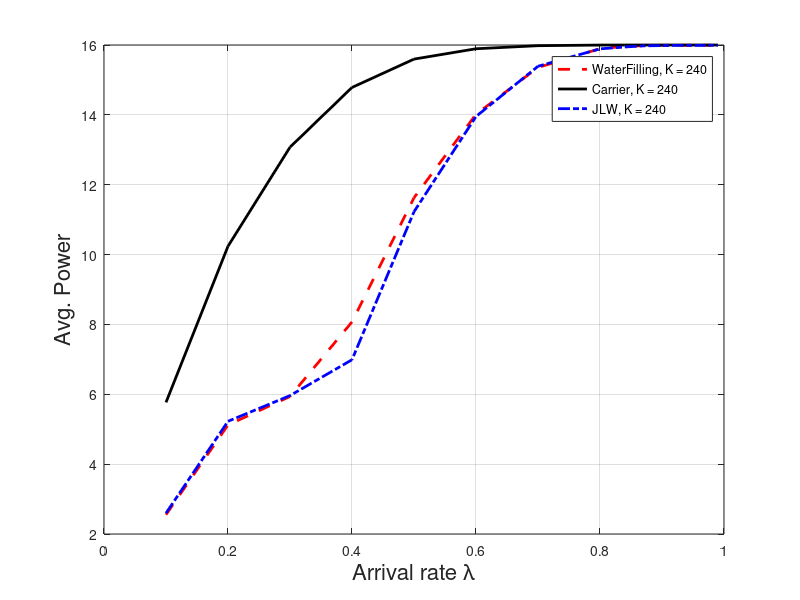

The MATLAB script that drew this image:
%% IN THIS SCRIPT
%% WE HAVE POWER WEIGHT EQUAL TO 240
%% LARGE RIGHT?

WF=[0.1	  917.126611	    2.553167	 972.1025803
0.2	  979.967528	    5.121997	 1084.784027
0.3	 1069.281798	     5.93654	 1179.118379
0.4	 3289.462498	     8.07187	 2341.172769
 0.5	 3347.847448	   11.626775	 2344.270425
 0.6	  3367.83403	    14.01601	 2387.030653
 0.7	 3391.073171	    15.35616	 2432.256693
 0.8	 3435.337722	    15.89564	 2448.837167
0.84	 3478.844263	    15.95966	 2440.093489
0.87	  3566.72831	    15.98142	 2456.443669
 0.9	  4403.56287	   15.991825	 2775.292764
 0.92	 29787.54276	   15.992685	  14502.4483
0.94	  60150.9963	   15.992295	  27871.8898
0.96	 93143.26455	   15.991995	 41016.46205
0.97	  107837.965	   15.992385	 46861.44307
0.98	 123652.0799	   15.991645	  52312.9177];

JLW=[ 0.1	  943.499123	    2.597237	 693.2398983
 0.2	  1009.36813	    5.226872	 388.9200941
 0.3	 1103.301191	    5.962385	 317.6386737
 0.4	 3214.848875	     6.98851	  1326.03219
 0.5	 3376.918381	   11.226685	 1129.624526
 0.6	 3402.704905	   13.953085	  949.036982
 0.7	 3426.049601	   15.391035	 827.9236244
 0.8	 3461.951763	    15.88955	 738.2365823
0.84	  3482.38625	   15.943175	 713.5243196
0.87	 3511.350415	   15.975605	 695.3266054
 0.9	 3542.545662	    15.98335	 686.3720726
0.92	 3575.679025	    15.98912	 684.2516993
0.94	 3612.102977	    15.99046	  686.330956
0.96	 3692.573456	    15.98933	 696.2924623
0.97	 3741.987333	    15.99188	 708.3844568
0.98	 3831.718976	    15.99043	 735.4910291
0.99	 4045.214184	    15.99043	  797.756189];

CA=[ 0.1	   11.044816	    5.768552	 20.30925958
 0.2	   26.412935	   10.239022	 23.12439628
 0.3	   36.201361	   13.074054	 24.35065264
 0.4	   45.248691	   14.784443	 26.67259661
 0.5	   54.949609	   15.596061	 30.41959037
 0.6	   68.336641	   15.892614	 36.35780533
 0.7	   90.118316	    15.98023	 46.86992821
 0.8	   130.66228	   15.997987	 66.23075815
0.84	  152.893419	   15.999502	 76.80812787
0.87	  181.134332	   15.999724	 90.63542932
 0.9	  221.469282	   15.999898	 109.8238085
0.92	  253.633047	   15.999926	  124.965873
0.94	  306.992806	   15.999946	 150.8550961
0.96	  392.036037	   15.999948	 191.8705657
0.97	  453.825046	   15.999948	 222.1606669
0.98	  594.607836	   15.999948	 290.8041803
0.99	  740.843895	   15.999948	  361.376835];

if(0)%% Delay
    figure(1)
    hold on
    plot(WF(:,1),(WF(:,4)),'r--','MarkerSize',10,'LineWidth',2);
    plot(CA(:,1),(CA(:,4)),'k','MarkerSize',10,'LineWidth',2);
    plot(JLW(:,1),(JLW(:,4)),'b-.','MarkerSize',10,'LineWidth',2);
    xlabel('Arrival rate \lambda','FontSize',16)
    ylabel('Avg. Delay','FontSize',16)
    grid on
    box on
    legend('WaterFilling, K = 240','Carrier, K = 240','JLW, K = 240')
elseif(1) %% Power
    figure(1)
    hold on
    plot(WF(:,1),(WF(:,3)),'r--','MarkerSize',10,'LineWidth',2);
    plot(CA(:,1),(CA(:,3)),'k','MarkerSize',10,'LineWidth',2);
    plot(JLW(:,1),(JLW(:,3)),'b-.','MarkerSize',10,'LineWidth',2);
    xlabel('Arrival rate \lambda','FontSize',16)
    ylabel('Avg. Power','FontSize',16)
    grid on
    box on
    legend('WaterFilling, K = 240','Carrier, K = 240','JLW, K = 240')
else   %% Workload
    figure(1)
    hold on
    plot(WF(:,1),(WF(:,2)),'r--','MarkerSize',10,'LineWidth',2);
    plot(CA(:,1),(CA(:,2)),'k','MarkerSize',10,'LineWidth',2);
    plot(JLW(:,1),(JLW(:,2)),'b-.','MarkerSize',10,'LineWidth',2);
    xlabel('Arrival rate \lambda','FontSize',16)
    ylabel('Avg. Workload','FontSize',16)
    grid on
    box on
    legend('WaterFilling, K = 240','Carrier, K = 240','JLW, K = 240')
    axis([0.1 1 0 4000])
end